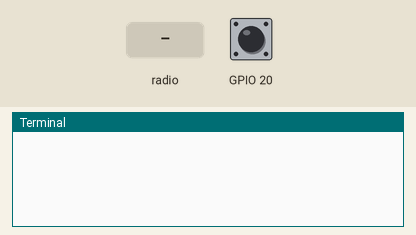
The program below on a simulated Raspberry Pi (BCM pin numbers). On the bench: the last lines printed to the terminal. The inputs (shaded band) are chosen by the test bench; at power-on: GPIO 20 LOW. No radio messages arrive unless stated (any console line starting 'radio sent:' is added by the test bench).

Above: at 1.2 s.
1.3 s: GPIO 20 pulled HIGH for 0.15 s
At 2.5 s:
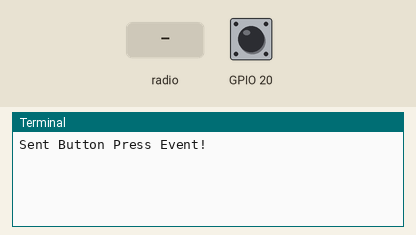
2.9 s: radio message "1" arrives
At 4.2 s:
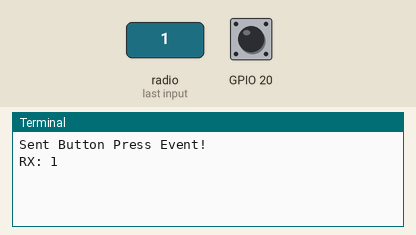

The program:

radio_rfm9x.py
```python
"""
Example for using the RFM9x Radio with Raspberry Pi.
Learn Guide: https://learn.adafruit.com/lora-and-lorawan-for-raspberry-pi
Author: Brent Rubell for Adafruit Industries
"""
# Import Python System Libraries
import time
# Import Blinka Libraries
import busio
from digitalio import DigitalInOut, Direction, Pull
import board
import RPi.GPIO as GPIO
# Import RFM9x
import adafruit_rfm9x

def button_callback(channel):
    global presses
    time.sleep(0.001)
    if GPIO.input(20) == 1:
        button_a_data = bytes("Button A","utf-8")
        rfm9x.send(button_a_data)
        print("Sent Button Press Event!")
    return

# Configure LoRa Radio
CS = DigitalInOut(board.CE1)
RESET = DigitalInOut(board.D25)
spi = busio.SPI(board.SCK, MOSI=board.MOSI, MISO=board.MISO)
rfm9x = adafruit_rfm9x.RFM9x(spi, CS, RESET, 915.0)
rfm9x.tx_power = 23
prev_packet = None

GPIO.setwarnings(False)
GPIO.setmode(GPIO.BCM)
GPIO.setup(20, GPIO.IN, pull_up_down=GPIO.PUD_DOWN)

GPIO.add_event_detect(20, GPIO.RISING, callback=button_callback)

while True:
    packet = None

    # check for packet rx
    packet = rfm9x.receive()
    if packet is None:
        pass
        #print("Waiting for Packet")
    else:
        # Display the packet text and rssi
        prev_packet = packet
        packet_text = str(prev_packet, "utf-8")
        print("RX: %s" % packet_text)
        time.sleep(1)

    time.sleep(0.1)
```

Measured:
- after the input at 1.3 s, the terminal: prints a new line after 0.05 s (image 1)
- after the input at 2.9 s, the terminal: prints a new line at once (image 2)
